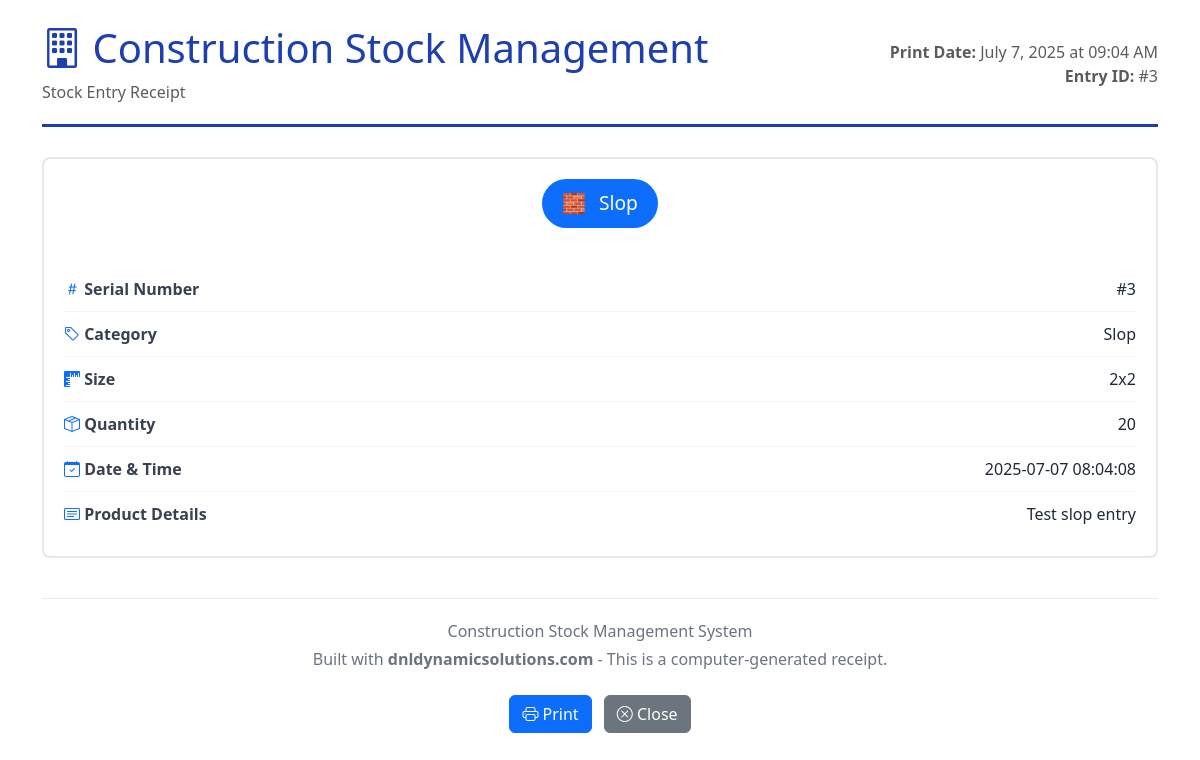
Page /print_entry/3 (signed in) on the committed database.
### models.py (models this page shows, shortened)
class StockEntry(db.Model):
    __tablename__ = 'stock_entries'
    CATEGORY_CHOICES = [
        ('godown', 'Godown'),
        ('double_tt', 'Double TT'),
        ('slop', 'Slop'),
        ('column', 'Column'),
        ('phhty', 'Phhty'),
        ('others', 'Others'),
    ]
    serial_no = db.Column(db.Integer, primary_key=True, autoincrement=True)
    category = db.Column(db.String(20), nullable=False)
    size = db.Column(db.String(100), nullable=False)
    quantity = db.Column(db.Integer, nullable=False)
    product_details = db.Column(db.Text, nullable=True)
    timestamp = db.Column(db.DateTime, default=datetime.utcnow)

### routes.py (the view)
@app.route('/print_entry/<int:serial_no>')
@login_required
def print_entry(serial_no):
    entry = StockEntry.query.get_or_404(serial_no)
    category_info = CATEGORIES[entry.category]
    return render_template('print_entry.html',
                         entry=entry,
                         category_info=category_info)

### app.py (called while the page is built)
@login_manager.user_loader
def load_user(user_id):
    from models import User
    return User.query.get(int(user_id))

### routes.py (called while the page is built)
@app.template_filter('format_datetime')
def format_datetime(value):
    if value:
        return value.strftime('%Y-%m-%d %H:%M:%S')
    return ''

### templates/print_entry.html (shortened to what this page needs)
<!DOCTYPE html>
<html lang="en">
<head>
    <link href="https://cdn.jsdelivr.net/npm/bootstrap@5.3.0/dist/css/bootstrap.min.css" rel="stylesheet">
    <link rel="stylesheet" href="https://cdn.jsdelivr.net/npm/bootstrap-icons@1.11.0/font/bootstrap-icons.css">
</head>
<body>
    <div class="container mt-4">
        <div class="print-header">
            <div class="row align-items-center">
                <div class="col-md-8">
                    <h1 class="company-logo">
                        <i class="bi bi-building"></i>
                        Construction Stock Management
                    </h1>
                    <p class="text-muted mb-0">Stock Entry Receipt</p>
                </div>
                <div class="col-md-4 text-end">
                    <div class="text-muted">
                        <div><strong>Print Date:</strong> <span id="printDate"></span></div>
                        <div><strong>Entry ID:</strong> #{{ entry.serial_no }}</div>
                    </div>
                </div>
            </div>
        </div>
        <div class="entry-details">
            <div class="text-center mb-4">
                <div class="category-badge bg-primary text-white">
                    <span class="me-2">{{ category_info.icon }}</span>
                    {{ category_info.name }}
                </div>
            </div>
            <div class="detail-row">
                <div class="detail-label">
                    <i class="bi bi-hash text-primary"></i>
                    Serial Number
                </div>
                <div class="detail-value">#{{ entry.serial_no }}</div>
            </div>
            <div class="detail-row">
                <div class="detail-label">
                    <i class="bi bi-tag text-primary"></i>
                    Category
                </div>
                <div class="detail-value">{{ category_info.name }}</div>
            </div>
            <div class="detail-row">
                <div class="detail-label">
                    <i class="bi bi-rulers text-primary"></i>
                    Size
                </div>
                <div class="detail-value">{{ entry.size }}</div>
            </div>
            <div class="detail-row">
                <div class="detail-label">
                    <i class="bi bi-box-seam text-primary"></i>
                    Quantity
                </div>
                <div class="detail-value">{{ entry.quantity }}</div>
            </div>
            <div class="detail-row">
                <div class="detail-label">
                    <i class="bi bi-calendar-check text-primary"></i>
                    Date & Time
                </div>
                <div class="detail-value">{{ entry.timestamp|format_datetime }}</div>
            </div>
            {% if entry.product_details %}
            <div class="detail-row">
                <div class="detail-label">
                    <i class="bi bi-card-text text-primary"></i>
                    Product Details
                </div>
                <div class="detail-value">{{ entry.product_details }}</div>
            </div>
            {% endif %}
        </div>
        <div class="print-footer">
            <p class="mb-1">Construction Stock Management System</p>
            <p class="mb-0">Built with <strong>dnldynamicsolutions.com</strong> - This is a computer-generated receipt.</p>
        </div>
        <div class="text-center mt-4 no-print">
            <button onclick="window.print()" class="btn btn-primary me-2">
                <i class="bi bi-printer"></i> Print
            </button>
            <button onclick="window.close()" class="btn btn-secondary">
                <i class="bi bi-x-circle"></i> Close
            </button>
        </div>
    </div>
</body>
</html>

### templates/print_entry.html (style rules this page uses)
body { font-family: 'Segoe UI', Tahoma, Geneva, Verdana, sans-serif; background: white; color: #333; }
.print-header { border-bottom: 3px solid #1e40af; padding-bottom: 20px; margin-bottom: 30px; }
.company-logo { font-size: 2.5rem; color: #1e40af; }
.entry-details { border: 2px solid #e5e7eb; border-radius: 8px; padding: 20px; margin-bottom: 20px; }
.category-badge { font-size: 1.2rem; padding: 10px 20px; border-radius: 25px; display: inline-block; margin-bottom: 15px; }
.detail-row { display: flex; justify-content: space-between; align-items: center; padding: 10px 0; border-bottom: 1px solid #f3f4f6; }
.detail-row:last-child { border-bottom: none; }
.detail-label { font-weight: 600; color: #374151; }
.detail-value { font-weight: 500; color: #1f2937; }
.print-footer { text-align: center; margin-top: 40px; padding-top: 20px; border-top: 1px solid #e5e7eb; color: #6b7280; }

### rows in the picture
StockEntry: serial_no "3", name "Slop", size "2x2", quantity "20", timestamp "2025-07-07 08:04:08", product_details "Test slop entry"

### other values in the picture
{{ category_info.icon }} "🧱"
